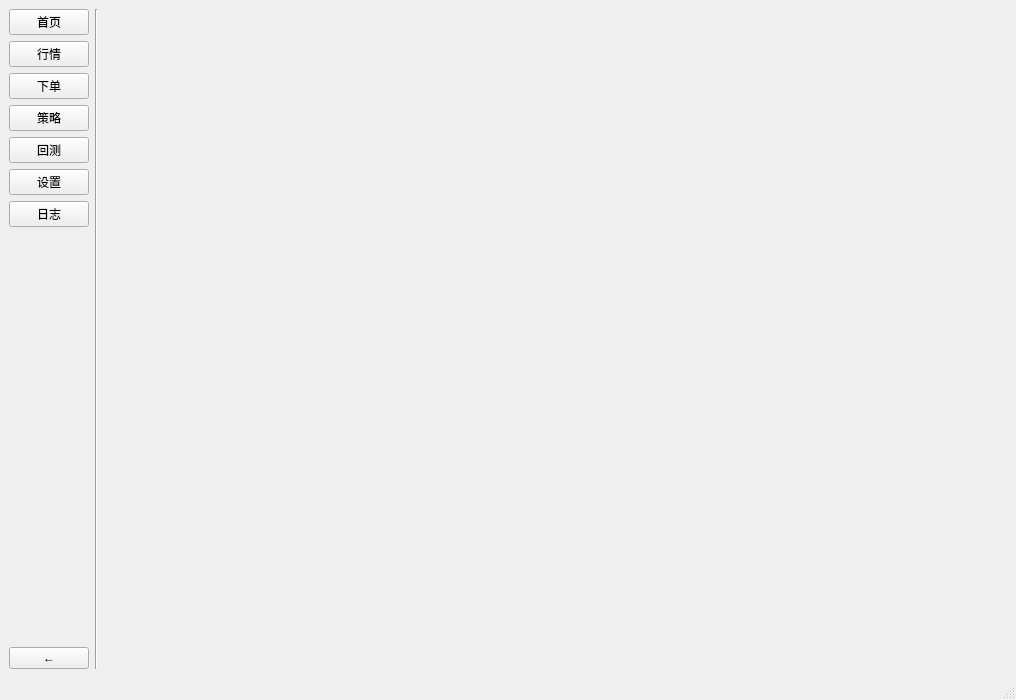
<?xml version="1.0" encoding="UTF-8"?>
<ui version="4.0">
 <class>MainWindow</class>
 <widget class="QMainWindow" name="MainWindow">
  <property name="geometry">
   <rect>
    <x>0</x>
    <y>0</y>
    <width>1016</width>
    <height>700</height>
   </rect>
  </property>
  <property name="windowTitle">
   <string>MainWindow</string>
  </property>
  <property name="windowIcon">
   <iconset resource="../resource/mainwindow.qrc">
    <normaloff>:/menu/images/bee_temp_grey.png</normaloff>:/menu/images/bee_temp_grey.png</iconset>
  </property>
  <widget class="QWidget" name="centralwidget">
   <layout class="QHBoxLayout" name="horizontalLayout_2" stretch="0,0,9">
    <item>
     <layout class="QVBoxLayout" name="verticalLayout">
      <item>
       <widget class="QPushButton" name="home_btn">
        <property name="text">
         <string>首页</string>
        </property>
       </widget>
      </item>
      <item>
       <widget class="QPushButton" name="market_btn">
        <property name="text">
         <string>行情</string>
        </property>
       </widget>
      </item>
      <item>
       <widget class="QPushButton" name="order_btn">
        <property name="text">
         <string>下单</string>
        </property>
       </widget>
      </item>
      <item>
       <widget class="QPushButton" name="strategy_btn">
        <property name="text">
         <string>策略</string>
        </property>
       </widget>
      </item>
      <item>
       <widget class="QPushButton" name="backtrack_btn">
        <property name="text">
         <string>回测</string>
        </property>
       </widget>
      </item>
      <item>
       <widget class="QPushButton" name="setting_btn">
        <property name="text">
         <string>设置</string>
        </property>
       </widget>
      </item>
      <item>
       <widget class="QPushButton" name="log_btn">
        <property name="text">
         <string>日志</string>
        </property>
       </widget>
      </item>
      <item>
       <spacer name="verticalSpacer">
        <property name="orientation">
         <enum>Qt::Vertical</enum>
        </property>
        <property name="sizeHint" stdset="0">
         <size>
          <width>20</width>
          <height>40</height>
         </size>
        </property>
       </spacer>
      </item>
      <item>
       <widget class="QPushButton" name="pre_page_btn">
        <property name="text">
         <string>←</string>
        </property>
       </widget>
      </item>
     </layout>
    </item>
    <item>
     <widget class="Line" name="line">
      <property name="orientation">
       <enum>Qt::Vertical</enum>
      </property>
     </widget>
    </item>
    <item>
     <widget class="QStackedWidget" name="stackedWidget"/>
    </item>
   </layout>
  </widget>
  <widget class="QStatusBar" name="statusbar"/>
 </widget>
 <resources>
  <include location="../resource/mainwindow.qrc"/>
 </resources>
 <connections/>
</ui>
